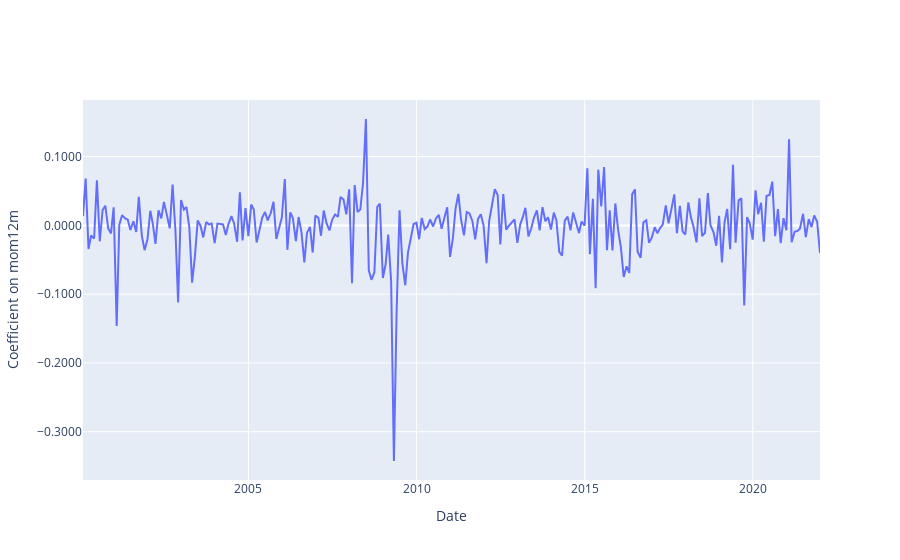

This figure's notebook cell:
### Code cell
# Plot a chosen characteristic's coefficients over time
coef = 'mom12m'
trace  = go.Scatter(x=coefs.index, y=coefs[coef], mode="lines")
fig = go.Figure()
fig.add_trace(trace)
fig.update_yaxes(title='Coefficient on '+coef,tickformat=".4f")
fig.update_xaxes(title='Date')
fig.show()

### Figure 1 — Plotly figure (JSON) as saved in the notebook; plotly's stock layout.template omitted (floating-point values rounded to 4 significant figures; data arrays with more than 128 entries replaced by an {"elided": "..."} marker saying what was removed)
{"data": [{"mode": "lines", "type": "scatter", "x": {"elided": "264 str values"}, "y": {"elided": "264 float values"}}], "layout": {"xaxis": {"title": {"text": "Date"}}, "yaxis": {"tickformat": ".4f", "title": {"text": "Coefficient on mom12m"}}}}
